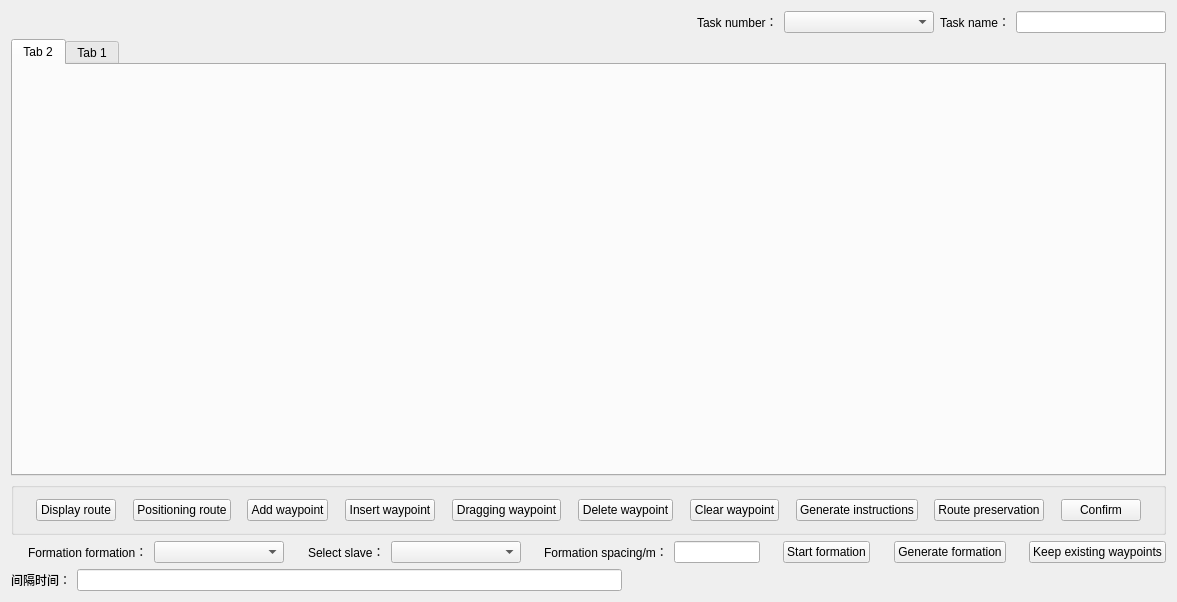
<?xml version="1.0" encoding="UTF-8"?>
<ui version="4.0">
 <class>CDlgTaskLineEdit</class>
 <widget class="QWidget" name="CDlgTaskLineEdit">
  <property name="geometry">
   <rect>
    <x>0</x>
    <y>0</y>
    <width>1177</width>
    <height>602</height>
   </rect>
  </property>
  <property name="windowTitle">
   <string>CDlgTaskLineEdit</string>
  </property>
  <layout class="QVBoxLayout" name="verticalLayout">
   <item>
    <layout class="QHBoxLayout" name="horizontalLayout">
     <item>
      <spacer name="horizontalSpacer">
       <property name="orientation">
        <enum>Qt::Horizontal</enum>
       </property>
       <property name="sizeHint" stdset="0">
        <size>
         <width>40</width>
         <height>20</height>
        </size>
       </property>
      </spacer>
     </item>
     <item>
      <widget class="QLabel" name="label_2">
       <property name="text">
        <string>Task number：</string>
       </property>
      </widget>
     </item>
     <item>
      <widget class="QComboBox" name="comboBoxMissionName">
       <property name="minimumSize">
        <size>
         <width>150</width>
         <height>0</height>
        </size>
       </property>
      </widget>
     </item>
     <item>
      <widget class="QLabel" name="label_3">
       <property name="text">
        <string>Task name：</string>
       </property>
      </widget>
     </item>
     <item>
      <widget class="QLineEdit" name="lineEditMissionName">
       <property name="sizePolicy">
        <sizepolicy hsizetype="Fixed" vsizetype="Fixed">
         <horstretch>0</horstretch>
         <verstretch>0</verstretch>
        </sizepolicy>
       </property>
       <property name="minimumSize">
        <size>
         <width>150</width>
         <height>0</height>
        </size>
       </property>
      </widget>
     </item>
    </layout>
   </item>
   <item>
    <layout class="QHBoxLayout" name="horizontalLayout_3"/>
   </item>
   <item>
    <widget class="QTabWidget" name="tabWidget">
     <widget class="QWidget" name="tab_2">
      <attribute name="title">
       <string>Tab 2</string>
      </attribute>
     </widget>
     <widget class="QWidget" name="tab">
      <attribute name="title">
       <string>Tab 1</string>
      </attribute>
     </widget>
    </widget>
   </item>
   <item>
    <widget class="QGroupBox" name="groupBox">
     <property name="minimumSize">
      <size>
       <width>0</width>
       <height>35</height>
      </size>
     </property>
     <property name="title">
      <string/>
     </property>
     <layout class="QHBoxLayout" name="horizontalLayout_2">
      <item>
       <spacer name="horizontalSpacer_11">
        <property name="orientation">
         <enum>Qt::Horizontal</enum>
        </property>
        <property name="sizeHint" stdset="0">
         <size>
          <width>40</width>
          <height>20</height>
         </size>
        </property>
       </spacer>
      </item>
      <item>
       <widget class="QPushButton" name="pBShowOrClose">
        <property name="text">
         <string>Display route</string>
        </property>
       </widget>
      </item>
      <item>
       <spacer name="horizontalSpacer_3">
        <property name="orientation">
         <enum>Qt::Horizontal</enum>
        </property>
        <property name="sizeHint" stdset="0">
         <size>
          <width>40</width>
          <height>20</height>
         </size>
        </property>
       </spacer>
      </item>
      <item>
       <widget class="QPushButton" name="pBSetScreenCenter">
        <property name="text">
         <string>Positioning route</string>
        </property>
       </widget>
      </item>
      <item>
       <spacer name="horizontalSpacer_12">
        <property name="orientation">
         <enum>Qt::Horizontal</enum>
        </property>
        <property name="sizeHint" stdset="0">
         <size>
          <width>40</width>
          <height>20</height>
         </size>
        </property>
       </spacer>
      </item>
      <item>
       <widget class="QPushButton" name="pBAddPoint">
        <property name="text">
         <string>Add waypoint</string>
        </property>
       </widget>
      </item>
      <item>
       <spacer name="horizontalSpacer_4">
        <property name="orientation">
         <enum>Qt::Horizontal</enum>
        </property>
        <property name="sizeHint" stdset="0">
         <size>
          <width>40</width>
          <height>20</height>
         </size>
        </property>
       </spacer>
      </item>
      <item>
       <widget class="QPushButton" name="pBInsertPoint">
        <property name="text">
         <string>Insert waypoint</string>
        </property>
       </widget>
      </item>
      <item>
       <spacer name="horizontalSpacer_5">
        <property name="orientation">
         <enum>Qt::Horizontal</enum>
        </property>
        <property name="sizeHint" stdset="0">
         <size>
          <width>40</width>
          <height>20</height>
         </size>
        </property>
       </spacer>
      </item>
      <item>
       <widget class="QPushButton" name="pBDragPoint">
        <property name="text">
         <string>Dragging waypoint</string>
        </property>
       </widget>
      </item>
      <item>
       <spacer name="horizontalSpacer_10">
        <property name="orientation">
         <enum>Qt::Horizontal</enum>
        </property>
        <property name="sizeHint" stdset="0">
         <size>
          <width>40</width>
          <height>20</height>
         </size>
        </property>
       </spacer>
      </item>
      <item>
       <widget class="QPushButton" name="pBDelPoint">
        <property name="text">
         <string>Delete waypoint</string>
        </property>
       </widget>
      </item>
      <item>
       <spacer name="horizontalSpacer_6">
        <property name="orientation">
         <enum>Qt::Horizontal</enum>
        </property>
        <property name="sizeHint" stdset="0">
         <size>
          <width>40</width>
          <height>20</height>
         </size>
        </property>
       </spacer>
      </item>
      <item>
       <widget class="QPushButton" name="pBClearPoint">
        <property name="text">
         <string>Clear waypoint</string>
        </property>
       </widget>
      </item>
      <item>
       <spacer name="horizontalSpacer_7">
        <property name="orientation">
         <enum>Qt::Horizontal</enum>
        </property>
        <property name="sizeHint" stdset="0">
         <size>
          <width>40</width>
          <height>20</height>
         </size>
        </property>
       </spacer>
      </item>
      <item>
       <widget class="QPushButton" name="pBCreateOrder">
        <property name="text">
         <string>Generate instructions</string>
        </property>
       </widget>
      </item>
      <item>
       <spacer name="horizontalSpacer_8">
        <property name="orientation">
         <enum>Qt::Horizontal</enum>
        </property>
        <property name="sizeHint" stdset="0">
         <size>
          <width>40</width>
          <height>20</height>
         </size>
        </property>
       </spacer>
      </item>
      <item>
       <widget class="QPushButton" name="pBSaveInfo">
        <property name="text">
         <string>Route preservation</string>
        </property>
       </widget>
      </item>
      <item>
       <spacer name="horizontalSpacer_9">
        <property name="orientation">
         <enum>Qt::Horizontal</enum>
        </property>
        <property name="sizeHint" stdset="0">
         <size>
          <width>40</width>
          <height>20</height>
         </size>
        </property>
       </spacer>
      </item>
      <item>
       <widget class="QPushButton" name="pBEnsure">
        <property name="text">
         <string>Confirm</string>
        </property>
       </widget>
      </item>
      <item>
       <spacer name="horizontalSpacer_2">
        <property name="orientation">
         <enum>Qt::Horizontal</enum>
        </property>
        <property name="sizeHint" stdset="0">
         <size>
          <width>40</width>
          <height>20</height>
         </size>
        </property>
       </spacer>
      </item>
     </layout>
     <zorder>pBSaveInfo</zorder>
     <zorder>pBClearPoint</zorder>
     <zorder>pBCreateOrder</zorder>
     <zorder>pBInsertPoint</zorder>
     <zorder>pBAddPoint</zorder>
     <zorder>pBDelPoint</zorder>
     <zorder>pBDragPoint</zorder>
     <zorder>pBEnsure</zorder>
     <zorder>pBShowOrClose</zorder>
     <zorder>pBSetScreenCenter</zorder>
    </widget>
   </item>
   <item>
    <layout class="QHBoxLayout" name="horizontalLayout_4">
     <item>
      <spacer name="horizontalSpacer_13">
       <property name="orientation">
        <enum>Qt::Horizontal</enum>
       </property>
       <property name="sizeHint" stdset="0">
        <size>
         <width>40</width>
         <height>20</height>
        </size>
       </property>
      </spacer>
     </item>
     <item>
      <widget class="QLabel" name="label">
       <property name="text">
        <string>Formation formation：</string>
       </property>
      </widget>
     </item>
     <item>
      <widget class="QComboBox" name="comboBox">
       <property name="minimumSize">
        <size>
         <width>130</width>
         <height>0</height>
        </size>
       </property>
      </widget>
     </item>
     <item>
      <spacer name="horizontalSpacer_14">
       <property name="orientation">
        <enum>Qt::Horizontal</enum>
       </property>
       <property name="sizeHint" stdset="0">
        <size>
         <width>40</width>
         <height>20</height>
        </size>
       </property>
      </spacer>
     </item>
     <item>
      <widget class="QLabel" name="label_4">
       <property name="text">
        <string>Select slave：</string>
       </property>
      </widget>
     </item>
     <item>
      <widget class="XComboBox" name="comboBox_Plane">
       <property name="minimumSize">
        <size>
         <width>130</width>
         <height>0</height>
        </size>
       </property>
      </widget>
     </item>
     <item>
      <spacer name="horizontalSpacer_15">
       <property name="orientation">
        <enum>Qt::Horizontal</enum>
       </property>
       <property name="sizeHint" stdset="0">
        <size>
         <width>40</width>
         <height>20</height>
        </size>
       </property>
      </spacer>
     </item>
     <item>
      <widget class="QLabel" name="label_5">
       <property name="text">
        <string>Formation spacing/m：</string>
       </property>
      </widget>
     </item>
     <item>
      <widget class="QLineEdit" name="lineEdit_dis">
       <property name="minimumSize">
        <size>
         <width>80</width>
         <height>0</height>
        </size>
       </property>
       <property name="inputMask">
        <string>00000</string>
       </property>
       <property name="text">
        <string/>
       </property>
      </widget>
     </item>
     <item>
      <spacer name="horizontalSpacer_16">
       <property name="orientation">
        <enum>Qt::Horizontal</enum>
       </property>
       <property name="sizeHint" stdset="0">
        <size>
         <width>40</width>
         <height>20</height>
        </size>
       </property>
      </spacer>
     </item>
     <item>
      <widget class="QPushButton" name="pushButton_StartForm">
       <property name="text">
        <string>Start formation</string>
       </property>
      </widget>
     </item>
     <item>
      <spacer name="horizontalSpacer_17">
       <property name="orientation">
        <enum>Qt::Horizontal</enum>
       </property>
       <property name="sizeHint" stdset="0">
        <size>
         <width>40</width>
         <height>20</height>
        </size>
       </property>
      </spacer>
     </item>
     <item>
      <widget class="QPushButton" name="pushButton_GenForm">
       <property name="text">
        <string>Generate formation</string>
       </property>
      </widget>
     </item>
     <item>
      <spacer name="horizontalSpacer_18">
       <property name="orientation">
        <enum>Qt::Horizontal</enum>
       </property>
       <property name="sizeHint" stdset="0">
        <size>
         <width>40</width>
         <height>20</height>
        </size>
       </property>
      </spacer>
     </item>
     <item>
      <widget class="QPushButton" name="pushButton_retainPoints">
       <property name="text">
        <string>Keep existing waypoints</string>
       </property>
      </widget>
     </item>
    </layout>
   </item>
   <item>
    <layout class="QHBoxLayout" name="horizontalLayout_5">
     <item>
      <widget class="QLabel" name="label_6">
       <property name="text">
        <string>间隔时间：</string>
       </property>
      </widget>
     </item>
     <item>
      <widget class="QLineEdit" name="lineEdit_subTime"/>
     </item>
     <item>
      <spacer name="horizontalSpacer_19">
       <property name="orientation">
        <enum>Qt::Horizontal</enum>
       </property>
       <property name="sizeHint" stdset="0">
        <size>
         <width>40</width>
         <height>20</height>
        </size>
       </property>
      </spacer>
     </item>
    </layout>
   </item>
  </layout>
 </widget>
 <layoutdefault spacing="6" margin="11"/>
 <customwidgets>
  <customwidget>
   <class>XComboBox</class>
   <extends>QComboBox</extends>
   <header location="global">XComboBox.h</header>
  </customwidget>
 </customwidgets>
 <resources/>
 <connections/>
</ui>
